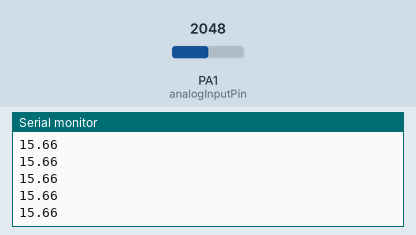
This sketch was run on a simulated STM32 Blue Pill. Shown: the last lines printed to the serial monitor. The test bench sets the inputs (shaded band); at power-on: PA1 (analogInputPin) = 2048.

Above: at 1.2 s.
1.3 s: PA1 (analogInputPin) set to 0
At 1.32 s:
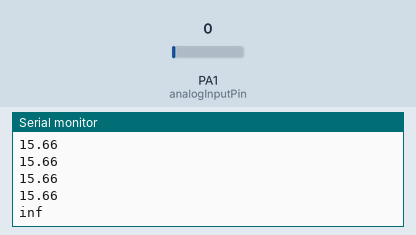
3.2 s: PA1 (analogInputPin) set to 491
At 3.23 s:
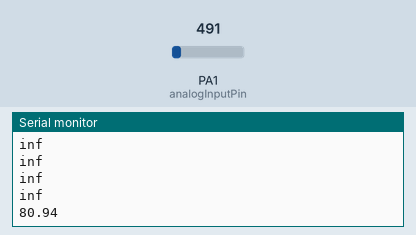

Measured:
- after the input at 1.3 s, the serial monitor: prints a new line at once (image 1)
- after the input at 3.2 s, the serial monitor: prints a new line at once (image 2)

The sketch:

sharpDistance.ino
```cpp
//
//Code pour Sharp GP2Y0A21YK0F
//
//Capteur de distance infrarouge analogique
//range 8cm à 80cm environ
//distance n'est pas la valeur exacte de distance mais est très approchante
//

const int analogInputPin = 1;

void setup() {
  SerialUSB.begin();
  pinMode(analogInputPin, INPUT_ANALOG);
}

void loop() {
  SerialUSB.println(getSharpDistance(analogInputPin));
  delay(50); // rafraichissement entre 20Hz et 25Hz
}

float getSharpDistance(int inputPin){
  float analogValue = analogRead(analogInputPin);
  float distance = pow((analogValue/4096)*3.3,-1.15)*27.86;
  return distance;
  //SerialUSB.print(analogValue);
  //SerialUSB.print("   ");
  //SerialUSB.println(distance);
}
```
